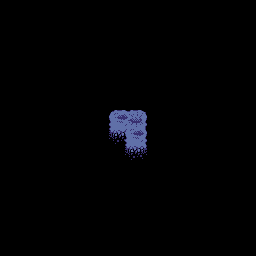

A level layout from a 2D game, rendered from its tile map. Below: a short description, then the map file with its tile-grid data intact:
An orthogonal 16x16 tile map with 16x16 px tiles, 1 tile layer (Terrain_1), 2 tilesets and 2 objects.

<map version="1.10" tiledversion="1.12.2" orientation="orthogonal" renderorder="right-down" width="16" height="16" tilewidth="16" tileheight="16" infinite="0" nextlayerid="3" nextobjectid="6">
 <tileset firstgid="1" source="../tilesets/terrain.tsx" />
 <tileset firstgid="67" source="../tilesets/spacebodies.tsx" />
 <objectgroup id="2" name="Space">
  <object id="1" gid="67" x="16" y="224" width="16" height="16" />
  <object id="4" gid="72" x="224" y="240" width="16" height="16" />
 </objectgroup>
 <layer id="1" name="Terrain_1" width="16" height="16">
  <data encoding="csv">
0,0,0,0,0,0,0,0,0,0,0,0,0,0,0,0,
0,0,0,0,0,0,0,0,0,0,0,0,0,0,0,0,
0,0,0,0,0,0,0,0,0,0,0,0,0,0,0,0,
0,0,0,0,0,0,0,0,0,0,0,0,0,0,0,0,
0,0,0,0,0,0,0,0,0,0,0,0,0,0,0,0,
0,0,0,0,0,0,0,0,0,0,0,0,0,0,0,0,
0,0,0,0,0,0,0,7,7,0,0,0,0,0,0,0,
0,0,0,0,0,0,6,2,14,8,0,0,0,0,0,0,
0,0,0,0,0,0,10,30,2,8,0,0,0,0,0,0,
0,0,0,0,0,0,0,10,9,11,0,0,0,0,0,0,
0,0,0,0,0,0,0,0,0,0,0,0,0,0,0,0,
0,0,0,0,0,0,0,0,0,0,0,0,0,0,0,0,
0,0,0,0,0,0,0,0,0,0,0,0,0,0,0,0,
0,0,0,0,0,0,0,0,0,0,0,0,0,0,0,0,
0,0,0,0,0,0,0,0,0,0,0,0,0,0,0,0,
0,0,0,0,0,0,0,0,0,0,0,0,0,0,0,0
</data>
 </layer>
</map>
